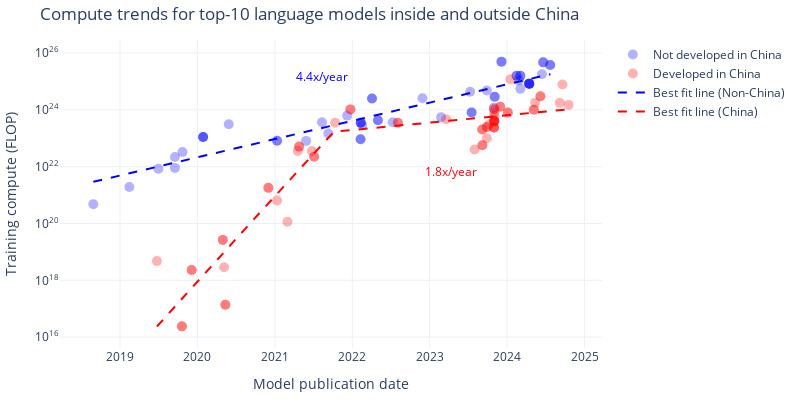

The cell this chart's notebook holds for it:
### Markdown cell above
## Plot predictions

### Code cell
# Graph of the different model fits using plotly

# Regression parameters for each category
params = {
    'Non-China': {
        'kink_count': 0,
        'allow_discontinuities': False,
    },
    'China': {
        'kink_count': 1,
        'allow_discontinuities': False,
    }
}

def plot_model(df, params):
    fig = go.Figure()

    # Plot the original data points
    df_usa = df[df['category'] == 'Non-China']
    df_china = df[df['category'] == 'China']

    fig.add_trace(go.Scatter(
        x=df_usa['date'], y=df_usa['log_flop'],
        mode='markers', name='Not developed in China', text=df_usa['System'],
        marker=dict(color=colors['Non-China'], opacity=0.3, size=10)
    ))
    fig.add_trace(go.Scatter(
        x=df_china['date'], y=df_china['log_flop'],
        mode='markers', name='Developed in China', text=df_china['System'],
        marker=dict(color=colors['China'], opacity=0.3, size=10)
    ))

    fit_results = {}
    for category, params in params.items():
        fit_result = fit_n_phase_exponential(df[df['category'] == category], **params)
        fit_results[category] = fit_result

    # Plot the fit lines
    usa_date_grid = pd.date_range(start=usa_df['date'].min(), end=usa_df['date'].max(), freq='D')
    china_date_grid = pd.date_range(start=china_df['date'].min(), end=china_df['date'].max(), freq='D')
    log_flop_usa = fit_results['Non-China'].predict(pd.Series(usa_date_grid))
    log_flop_china = fit_results['China'].predict(pd.Series(china_date_grid))
    usa_trend_df = pd.DataFrame({
        'date': usa_date_grid,
        'log_flop': log_flop_usa,
    })
    china_trend_df = pd.DataFrame({
        'date': china_date_grid,
        'log_flop': log_flop_china,
    })

    fig.add_trace(go.Scatter(
        x=usa_date_grid, y=log_flop_usa,
        mode='lines', name='Best fit line (Non-China)',
        line=dict(color=colors['Non-China'], dash='dash')
    ))
    fig.add_trace(go.Scatter(
        x=china_date_grid, y=log_flop_china,
        mode='lines', name='Best fit line (China)',
        line=dict(color=colors['China'], dash='dash')
    ))

    # Add slope labels
    for category in ['Non-China', 'China']:
        category_df = df[df['category'] == category]
        points = [category_df['date'].min()] + fit_results[category].break_points_dt + [category_df['date'].max()]
        # print(fit_results[category].oom_year_slopes)
        for i in range(len(points) - 2, len(points) - 1):
            mid = points[i] + (points[i+1] - points[i]) / 2
            y = fit_results[category].predict(pd.Series([mid]))[0]
            fig.add_annotation(
                x=mid, y=y + 1.2 * (1.5 if category == 'Non-China' else -1.5),
                text=f'{10**fit_results[category].oom_year_slopes[i]:0.1f}x/year',
                showarrow=False,
                font=dict(size=12, color=colors[category])
            )

    # Plot horizontal line segment showing the lag
    # lag_months = calculate_lag(df, fit_results) * 12  # Convert years to months
    # end_date = china_df['date'].max()
    # start_date = end_date - pd.DateOffset(days=int(lag_months * 30.4375))  # Approximate months to days conversion
    # y_value = fit_results['China'].predict(pd.Series([end_date]))[0]
    # fig.add_annotation(
    #     x=end_date, y=y_value,
    #     ax=start_date, ay=y_value,
    #     xref='x', yref='y',
    #     axref='x', ayref='y',
    #     showarrow=True,
    #     arrowhead=2,
    #     arrowsize=1,
    #     arrowwidth=2,
    #     arrowcolor='black',
    # )
    # fig.add_annotation(
    #     x=start_date, y=y_value,
    #     ax=end_date, ay=y_value,
    #     xref='x', yref='y',
    #     axref='x', ayref='y',
    #     showarrow=True,
    #     arrowhead=2,
    #     arrowsize=1,
    #     arrowwidth=2,
    #     arrowcolor='black',
    # )
    # fig.add_annotation(
    #     # x=(start_date + (end_date - start_date) * 0.5), 
    #     x=pd.to_datetime('2022-09-01'),
    #     y=y_value+0.65,
    #     text=f'Lag: {lag_months:.0f} months',
    #     showarrow=False,
    # )

    # Annotate some key models with text
    
    # key_models = ['GPT-4'] if (exclude_big_llama or exclude_all_llamas) else ['GPT-4', 'Llama 3.1-405B']
    # for model_name in key_models:
    #     model_row = df_filtered[df_filtered['System'] == model_name]
    #     fig.add_annotation(
    #         x=model_row['date'].iloc[0], y=model_row['log_flop'].iloc[0],
    #         text=model_name,
    #         showarrow=True,
    #         font=dict(size=12, color='black'),
    #         xanchor='right', yanchor='bottom'
    #     )

    # Update layout
    title = f'Compute trends for top-{top_n} language models inside and outside China'
    fig.update_layout(
        template='plotly_white',
        width=800,
        height=400,
        title=title,
        xaxis_title='Model publication date',
        yaxis_title='Training compute (FLOP)',
        legend_title='',
        # legend=dict(
        #     x=0.75,
        #     y=0.05
        # ),
        margin=dict(l=10, r=10, t=40, b=10),
        # xaxis=dict(
        #     tickformat='%Y',
        #     dtick='M12',
        # ),
        yaxis=dict(
            tickmode='array',
            tickvals=list(range(int(df['log_flop'].min()), int(df['log_flop'].max())+2, 2)),
            ticktext=[f'10<sup>{i}</sup>' for i in range(int(df['log_flop'].min()), int(df['log_flop'].max())+2, 2)]
        )
    )

    if save:
        fname = f'compute_regression_{model_selection}_frontier={frontier_selection}_top{top_n}_cutoff={cutoff_date}'
        save_plot(fig, results_dir, fname)
        df_usa[['System', 'date', 'log_flop']].to_csv(results_dir + f'plot_data/{fname}_usa.csv', index=False)
        df_china[['System', 'date', 'log_flop']].to_csv(results_dir + f'plot_data/{fname}_china.csv', index=False)
        usa_trend_df[['date', 'log_flop']].to_csv(results_dir + f'plot_data/{fname}_usa_trend.csv', index=False)
        china_trend_df[['date', 'log_flop']].to_csv(results_dir + f'plot_data/{fname}_china_trend.csv', index=False)

    for category in ['Non-China', 'China']:
        print(category)
        fit_result = fit_results[category]
        simple_fit = fit_n_phase_exponential(df[df['category'] == category], 0)
        bayes_factor = np.exp(-0.5 * (fit_result.bic - simple_fit.bic))
        unadjusted_bayes_factor = np.exp(-0.5 * (fit_result.bic - (simple_fit.bic + 2*np.log(len(df[df['category'] == category])))))

        print(f"BIC score: {fit_result.bic}")
        bic_score_difference = fit_result.bic - simple_fit.bic
        if bic_score_difference > 0:
            print(f"The simple exponential is preferred over this fit by a BIC score difference of {fit_result.bic - simple_fit.bic}")
        if bic_score_difference < 0:
            print(f"This fit is preferred over a simple exponential by a BIC score difference of {-(fit_result.bic - simple_fit.bic)}")

    fig.show()

    return fit_result

# fit_result = plot_model(df_filtered, params)
sample = df_filtered.sample(len(df_filtered), replace=True, random_state=DEFAULT_RNG)
sample = sample.sort_values('date')
fit_result = plot_model(sample, params)

### Figure 1 — Plotly figure (JSON) as saved in the notebook; plotly's stock layout.template omitted (floating-point values rounded to 4 significant figures; data arrays with more than 128 entries replaced by an {"elided": "..."} marker saying what was removed)
{"data": [{"marker": {"color": "blue", "opacity": 0.3, "size": 10}, "mode": "markers", "name": "Not developed in China", "text": ["Big Transformer for Back-Translation", "GPT-2 (1.5B)", "RoBERTa Large", "Megatron-LM (8.3B)", "Megatron-BERT", "T5-11B", "Meena", "Meena", "Meena", "GPT-3 175B (davinci)", "Switch", "Switch", "ByT5-XXL", "Jurassic-1-Jumbo", "HyperCLOVA 82B", "Gopher (280B)", "GPT-NeoX-20B", "GPT-NeoX-20B", "LaMDA", "LaMDA", "LaMDA", "ST-MoE", "PaLM (540B)", "PaLM (540B)", "OPT-175B", "OPT-175B", "BLOOM-176B", "GPT-3.5 (text-davinci-003)", "LLaMA-65B", "Claude 2", "Llama 2-70B", "Llama 2-70B", "Amazon Titan", "Mi:dm 200B", "Grok-1", "Grok-1", "Gemini 1.0 Ultra", "Gemini 1.0 Ultra", "Gemini 1.5 Pro", "Gemini 1.5 Pro", "Mistral Large", "Claude 3 Opus", "Claude 3 Opus", "Claude 3 Sonnet", "Reka Core", "Reka Core", "Reka Core", "Reka Core", "Reka Core", "Nemotron-4 340B", "Claude 3.5 Sonnet", "Claude 3.5 Sonnet", "Llama 3.1-405B", "Llama 3.1-405B"], "type": "scatter", "x": ["2018-08-28T00:00:00", "2019-02-14T00:00:00", "2019-07-01T00:00:00", "2019-09-17T00:00:00", "2019-09-17T00:00:00", "2019-10-23T00:00:00", "2020-01-28T00:00:00", "2020-01-28T00:00:00", "2020-01-28T00:00:00", "2020-05-28T00:00:00", "2021-01-11T00:00:00", "2021-01-11T00:00:00", "2021-05-28T00:00:00", "2021-08-11T00:00:00", "2021-09-10T00:00:00", "2021-12-08T00:00:00", "2022-02-09T00:00:00", "2022-02-09T00:00:00", "2022-02-10T00:00:00", "2022-02-10T00:00:00", "2022-02-10T00:00:00", "2022-02-17T00:00:00", "2022-04-04T00:00:00", "2022-04-04T00:00:00", "2022-05-02T00:00:00", "2022-05-02T00:00:00", "2022-07-11T00:00:00", "2022-11-28T00:00:00", "2023-02-24T00:00:00", "2023-07-11T00:00:00", "2023-07-18T00:00:00", "2023-07-18T00:00:00", "2023-09-28T00:00:00", "2023-10-31T00:00:00", "2023-11-04T00:00:00", "2023-11-04T00:00:00", "2023-12-06T00:00:00", "2023-12-06T00:00:00", "2024-02-15T00:00:00", "2024-02-15T00:00:00", "2024-02-26T00:00:00", "2024-03-04T00:00:00", "2024-03-04T00:00:00", "2024-03-04T00:00:00", "2024-04-15T00:00:00", "2024-04-15T00:00:00", "2024-04-15T00:00:00", "2024-04-15T00:00:00", "2024-04-15T00:00:00", "2024-06-14T00:00:00", "2024-06-20T00:00:00", "2024-06-20T00:00:00", "2024-07-23T00:00:00", "2024-07-23T00:00:00"], "y": [20.68, 21.28, 21.93, 21.96, 22.34, 22.52, 23.05, 23.05, 23.05, 23.5, 22.91, 22.91, 22.91, 23.57, 23.17, 23.8, 22.97, 22.97, 23.55, 23.55, 23.55, 23.46, 24.4, 24.4, 23.63, 23.63, 23.56, 24.41, 23.74, 24.64, 23.91, 23.91, 24.68, 24.08, 24.46, 24.46, 25.7, 25.7, 25.2, 25.2, 25.05, 25.2, 25.2, 24.74, 24.92, 24.92, 24.92, 24.92, 24.92, 25.26, 25.67, 25.67, 25.58, 25.58]}, {"marker": {"color": "red", "opacity": 0.3, "size": 10}, "mode": "markers", "name": "Developed in China", "text": ["Tensorized Transformer (257M)", "LSTM(large)+Sememe+cell", "LSTM(large)+Sememe+cell", "MMLSTM", "MMLSTM", "Segatron XL large, M=384", "Segatron XL large, M=384", "NAS+ESS (156M)", "ONLSTM-SYD", "ONLSTM-SYD", "CPM-Large", "CPM-Large", "Wu Dao - Wen Yuan", "Wu Dao - Wen Hui", "PLUG", "PanGu-α", "PanGu-α", "CPM-2", "ERNIE 3.0", "ERNIE 3.0", "Yuan 1.0", "ERNIE 3.0 Titan", "ERNIE 3.0 Titan", "GLM-130B", "GLM-130B", "PanGu-Σ", "JIANG", "Baichuan2-13B", "Baichuan2-13B", "FLM-101B", "FLM-101B", "Qwen-14B", "Qwen-7B", "Qwen-14B", "CodeFuse-13B", "Nanbeige-16B", "Nanbeige-16B", "Nanbeige-16B", "DeepSeek Coder 33B", "BlueLM 175B", "BlueLM 175B", "DeepSeek Coder 33B", "Yi-34B", "DeepSeek Coder 33B", "BlueLM 130B", "BlueLM 70B", "BlueLM 70B", "Qwen-72B", "Qwen-72B", "DeepSeek LLM 67B", "DeepSeek LLM 67B", "GLM-4 (0116)", "DeepSeek-V2", "DeepSeek-V2", "Yi-Large", "Qwen2-72B", "Qwen2-72B", "DeepSeek-V2.5", "Qwen2.5-72B", "Yi-Lightning"], "type": "scatter", "x": ["2019-06-24T00:00:00", "2019-10-20T00:00:00", "2019-10-20T00:00:00", "2019-12-05T00:00:00", "2019-12-05T00:00:00", "2020-04-30T00:00:00", "2020-04-30T00:00:00", "2020-05-06T00:00:00", "2020-05-12T00:00:00", "2020-05-12T00:00:00", "2020-12-01T00:00:00", "2020-12-01T00:00:00", "2021-01-11T00:00:00", "2021-03-01T00:00:00", "2021-04-19T00:00:00", "2021-04-25T00:00:00", "2021-04-25T00:00:00", "2021-06-24T00:00:00", "2021-07-05T00:00:00", "2021-07-05T00:00:00", "2021-10-12T00:00:00", "2021-12-23T00:00:00", "2021-12-23T00:00:00", "2022-08-04T00:00:00", "2022-08-04T00:00:00", "2023-03-20T00:00:00", "2023-08-01T00:00:00", "2023-09-06T00:00:00", "2023-09-06T00:00:00", "2023-09-07T00:00:00", "2023-09-07T00:00:00", "2023-09-28T00:00:00", "2023-09-28T00:00:00", "2023-09-28T00:00:00", "2023-10-10T00:00:00", "2023-11-01T00:00:00", "2023-11-01T00:00:00", "2023-11-01T00:00:00", "2023-11-02T00:00:00", "2023-11-02T00:00:00", "2023-11-02T00:00:00", "2023-11-02T00:00:00", "2023-11-02T00:00:00", "2023-11-02T00:00:00", "2023-11-02T00:00:00", "2023-11-02T00:00:00", "2023-11-02T00:00:00", "2023-11-30T00:00:00", "2023-11-30T00:00:00", "2024-01-05T00:00:00", "2024-01-05T00:00:00", "2024-01-17T00:00:00", "2024-05-07T00:00:00", "2024-05-07T00:00:00", "2024-05-13T00:00:00", "2024-06-07T00:00:00", "2024-06-07T00:00:00", "2024-09-06T00:00:00", "2024-09-19T00:00:00", "2024-10-18T00:00:00"], "y": [18.68, 16.38, 16.38, 18.37, 18.37, 19.42, 19.42, 18.46, 17.14, 17.14, 21.26, 21.26, 20.81, 20.06, 22.56, 22.71, 22.71, 22.56, 22.35, 22.35, 23.55, 24.02, 24.02, 23.55, 23.55, 23.67, 22.61, 23.31, 23.31, 22.76, 22.76, 23.4, 23.0, 23.4, 23.49, 23.38, 23.38, 23.38, 23.6, 24.02, 24.02, 23.6, 23.79, 23.6, 23.89, 23.62, 23.62, 24.11, 24.11, 23.91, 23.91, 25.08, 24.01, 24.01, 24.26, 24.48, 24.48, 24.25, 24.89, 24.18]}, {"line": {"color": "blue", "dash": "dash"}, "mode": "lines", "name": "Best fit line (Non-China)", "type": "scatter", "x": {"elided": "2158 str values"}, "y": {"elided": "2158 float values"}}, {"line": {"color": "red", "dash": "dash"}, "mode": "lines", "name": "Best fit line (China)", "type": "scatter", "x": {"elided": "1963 str values"}, "y": {"elided": "1963 float values"}}], "layout": {"annotations": [{"font": {"color": "blue", "size": 12}, "showarrow": false, "text": "4.4x/year", "x": "2021-08-10T00:00:00", "y": 25.16}, {"font": {"color": "red", "size": 12}, "showarrow": false, "text": "1.8x/year", "x": "2023-04-10T12:00:00", "y": 21.82}], "height": 400, "legend": {"title": {"text": ""}}, "margin": {"b": 10, "l": 10, "r": 10, "t": 40}, "title": {"text": "Compute trends for top-10 language models inside and outside China"}, "width": 800, "xaxis": {"title": {"text": "Model publication date"}}, "yaxis": {"tickmode": "array", "ticktext": ["10<sup>16</sup>", "10<sup>18</sup>", "10<sup>20</sup>", "10<sup>22</sup>", "10<sup>24</sup>", "10<sup>26</sup>"], "tickvals": [16, 18, 20, 22, 24, 26], "title": {"text": "Training compute (FLOP)"}}}}
